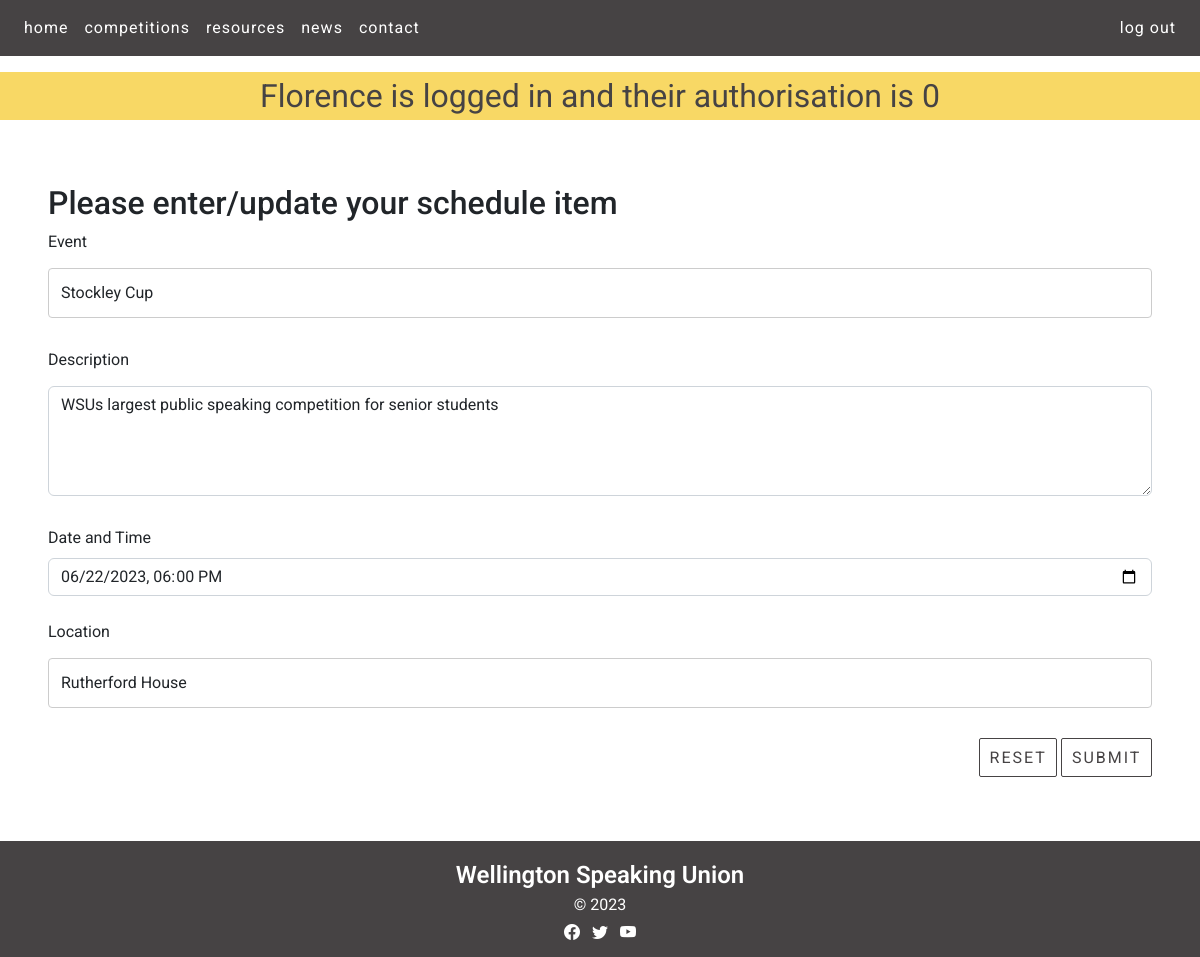
/schedule_cud?id=1&task=update (signed in), run on the app's committed database.
### tables this page shows
CREATE TABLE schedule(
    post_id integer primary key autoincrement not null,
    event text not null,
    description text not null,
    scheduledate date not null,
    location text not null,
    member_id integer not null,
    foreign key(member_id) references member(member_id)
);

### server.py (the view, shortened to what this page needs)
@app.route ('/schedule_cud', methods=["GET", "POST"])
def schedule_cud():
    data = request.args
    required_keys = ['id', 'task']
    for k in required_keys:
        if k not in data.keys():
            message = "Do not know what to do with read update on schedule (key not present)"
            return render_template('error.html', message=message)
    if request.method == "GET":
        if data['task'] == 'delete':
            sql = "delete from schedule where post_id = ?"
            values_tuple = (data['id'],)
            result = run_commit_query(sql, values_tuple, db_path)
            return redirect(url_for('news'))
        elif data['task'] == 'update':
            sql = """ select event, description, scheduledate, location from schedule where post_id=?"""
            values_tuple = (data['id'],)
            result = run_search_query_tuples(sql, values_tuple, db_path, True)
            result = result[0]
            return render_template("schedule_cud.html",
                                   **result,
                                   id=data['id'],
                                   task=data['task'])
        elif data['task'] == 'add':
            return render_template("schedule_cud.html",
                                   id=0,
                                   task=data['task'])
        else:
            message = "Unrecognised task coming from news page"
            return render_template('error.html', message=message)

### db_functions.py (called while the page is built)
def run_search_query_tuples(sql_query, values_tuple, file_path, rowfactory=False):
    result = None
    try:
        db = sqlite3.connect(file_path)
        if rowfactory:
            db.row_factory = sqlite3.Row
        cursor = db.cursor()
        cursor.execute(sql_query, values_tuple)
        result = cursor.fetchall()
        cursor.close()
    except sqlite3.Error as error:
        print("Error running search query tuples: {}".format(error))
        return None
    db.close()
    if result is None:
        print("No search values were found")
    return result

### templates/schedule_cud.html (shortened to what this page needs)
{% extends "layout.html" %}
{% block content %}
<div class="recent-news-containers white-bg">
  <div class="news p-4 my-4">
    <h2>Please enter/update your schedule item</h2>
    <form action="{{url_for('schedule_cud', id=id, task=task)}}" method="POST">
      <div>
        <label for="event" class="form-label">Event</label>
        <input type="text" class="form-control" id="event" name="event" placeholder="" value="{{event}}" required>
      </div>
      <div>
        <label for="description" class="form-label">Description</label>
        <textarea class="form-control" id="description" name="description" rows="4" required>{{description}}</textarea>
      </div>
      <div>
        <label for="scheduledate" class="form-label">Date and Time</label>
        <input id="scheduledate"
               class="form-control"
               type="datetime-local"
               name="scheduledate"
               min="2023-01-01T00:00"
               max="2024-01-01T00:00"
               value = "{{scheduledate}}"
               required />
      </div>
      <br>
      <div>
        <label for="location" class="form-label">Location</label>
        <input type="text" class="form-control" id="location" name="location" placeholder="" value="{{location}}" required>
      </div>
      <div class="text-end">
        <button type="reset" class="btn btn-primary recent-news-button">Reset</button>
        <button type="submit" class="btn btn-primary recent-news-button">Submit</button>
      </div>
    </form>
  </div>
</div>
{% endblock %}

### static/styles.css (style rules this page uses)
:root { --brand-black: rgb(27,27,28); --brand-dark-gray: rgb(70,67,68); --brand-light-gray: rgb(104,102,103); --brand-yellow: rgb(248,216,101); --brand-white: rgb(255,255,255); }
.btn-primary, .btn-primary:hover { color:var(--brand-dark-gray); background-color:var(--brand-yellow); border-color:var(--brand-dark-gray); }
.btn, .btn-circle { display:inline-block; margin:auto; text-align: center; letter-spacing: 2px; color: var(--brand-white); vertical-align: middle; user-select: none; border: 1px solid transparent; text-transform: uppercase; padding: 1.1em 1.3em 1.1em 1.5em; transition: color 0.5s ease-in-out,background-color 0.5s ease-in-out,border-color 0.5s ease-in-out,box-shadow 1s cubic-bezier(.019,1,.22,1); position:relative; }
body { font-family: 'Roboto', serif; font-size: 100%; background-color: var(--brand-white); margin: 0; }
.white-bg { background-color: var(--brand-white); }
.recent-news-containers { border-radius:10px; margin-left:0.5em; margin-right:0.5em; padding:1em; margin-top:0; }
.recent-news-button { transition: none !important; border-radius: 2px; background-color: var(--brand-white); color:var(--brand-dark-gray); border-color:var(--brand-dark-gray); position: relative; text-align:center; display:inline-block; padding: 0.4em 0.6em; }
input[type=text], select, textarea { width: 100%; padding: 12px; border: 1px solid #ccc; border-radius: 4px; box-sizing: border-box; margin-top: 6px; margin-bottom: 30px; resize: vertical }
label, input[type='text'], input[type='email'], textarea { font-size:1em !important; }

### data on the page
schedule: event "Stockley Cup", description "WSUs largest public speaking competition for senior students", scheduledate "06/22/2023 18:00", location "Rutherford House"

### other printed values
{{ session['firstname'] }} "Florence"
{{ session['authorisation'] }} "0"
